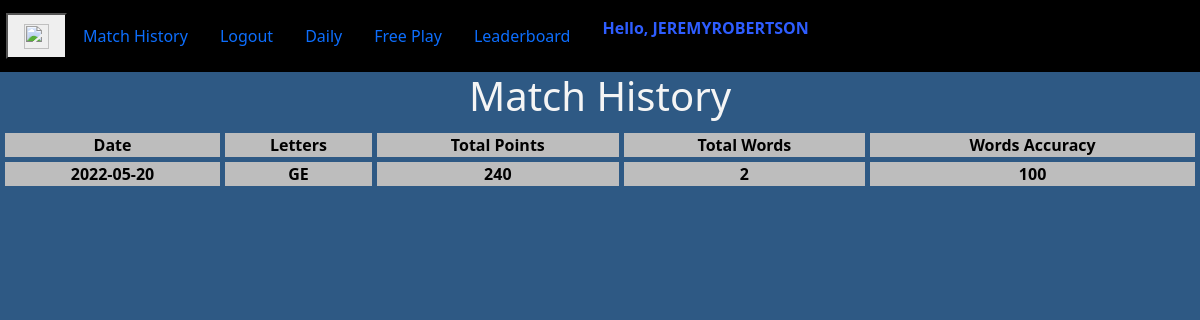
Page /matchHistory (signed in) on the earlier database version.
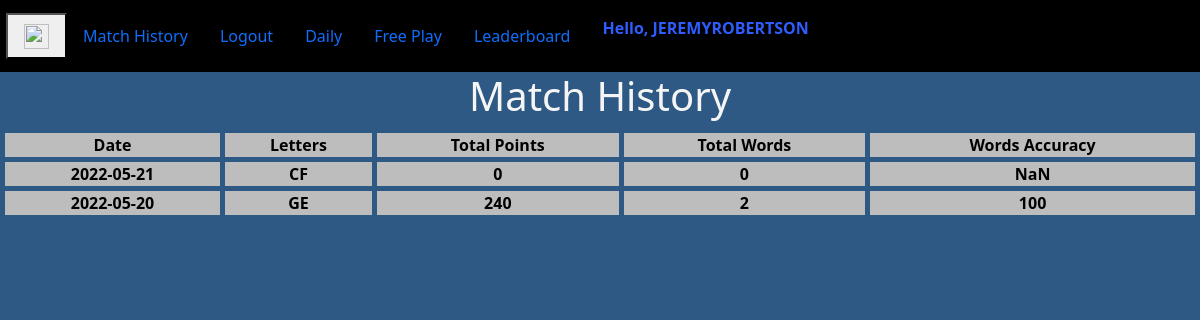
Same page on the later database version.
### app/models.py (models this page shows, shortened)
class User(UserMixin,db.Model):
    id = db.Column(db.Integer, primary_key=True)
    username = db.Column(db.String(64), index=True, unique=True)
    password_hash = db.Column(db.String(128))
    histories = db.relationship('History', backref='user')

class History(db.Model):
    id = db.Column(db.Integer, primary_key=True)
    user_id = db.Column(db.Integer, db.ForeignKey('user.id'))
    date = db.Column(db.DateTime, nullable=False)
    letters = db.Column(db.String(2), nullable=False)
    points = db.Column(db.Integer, nullable=False)
    totalWords = db.Column(db.Integer, nullable=False)
    wordAccuracy = db.Column(db.Integer,nullable=False)

### app/routes.py (the view)
@app.route('/matchHistory')
@login_required
def matchHistory():
    data = current_user.histories
    sortedData = []
    for i in data:
        sortedData.append(
        {
            "date":str(i.date.date()),
            "letters":i.letters,
            "points":i.points,
            "totalWords":i.totalWords,
            "wordAccuracy":i.wordAccuracy
        }
        )
    sortedData.sort(key=lambda x : x.get('date'), reverse=True)
    return render_template('matchHistory.html', data=sortedData, title="Match History")

### app/models.py (called while the page is built)
@login.user_loader
def load_user(id):
    return User.query.get(int(id))

### app/templates/matchHistory.html
{% extends "base.html" %}
{% block content %}
    <h1>Match History</h1>
    <table class="center" style="width: 100%">
        <tr>
            <th>Date</th>
            <th>Letters</th>
            <th>Total Points</th>
            <th>Total Words</th>
            <th>Words Accuracy</th>
        </tr>
        {% for item in data %}
            <tr>
                <th>{{ item.date }}</th>
                <th>{{ item.letters }}</th>
                <th>{{ item.points }}</th>
                <th>{{ item.totalWords }}</th>
                <th>{{ item.wordAccuracy }}</th>
            </tr>
        {% endfor %}
    </table>
{% endblock %}

### app/templates/base.html (shortened to what this page needs)
<!DOCTYPE html>
<html lang="en">
<head>
    <link rel="stylesheet" href="{{ url_for('static',filename='CSS/Styles.css') }}">
    <link rel="stylesheet" href="{{ url_for('static',filename='CSS/keyboard.css') }}">
    <link rel="stylesheet" href="{{ url_for('static',filename='CSS/Popup.css') }}">
    <link rel="stylesheet" href="{{ url_for('static',filename='CSS/countdown.css') }}">
    <link rel="stylesheet" href="{{ url_for('static',filename='CSS/startButton.css') }}">
    <link rel="stylesheet" href="{{ url_for('static',filename='CSS/timer.css') }}">
    <link href="https://cdn.jsdelivr.net/npm/bootstrap@5.0.2/dist/css/bootstrap.min.css" rel="stylesheet">
</head>
<body id="keys">
    <nav class="navbar navbar-expand-lg" id="nav">
        <button class="nav-link" type="button" onclick="imageChange()"> <img src="https://w7.pngwing.com/pngs/131/14/png-transparent-audio-mute-sound-speaker-volume-basic-web-elements-icon.png" id="myImg" width="25" height="25" /></button>
        {% if current_user.is_anonymous %}
            <a class="nav-link" href="{{ url_for('login') }}">LOGIN</a>
            <a class="nav-link" href="{{ url_for('register') }}">REGISTER</a>
        {% else %}
            <a class="nav-link" href="{{ url_for('matchHistory') }}">Match History</a>
            <a class="nav-link" href="{{ url_for('logout') }}">Logout</a>
            <a class="nav-link" href="{{ url_for('daily') }}">Daily</a>
        {% endif %}
            <a class="nav-link" href="{{ url_for('free_play') }}">Free Play</a>
            <a class="nav-link" href="{{ url_for('leaderboard') }}">Leaderboard</a>
        {% if not current_user.is_anonymous %}
            <p class="nav-link" id="user"> Hello, {{current_user.username}} </p>
        {% endif %}
    </nav>
    {% block content %}
    {% endblock %}
</body>
</html>

### app/static/CSS/Styles.css (style rules this page uses)
body { text-align: center; }
#keys { background-color: #2E5984; }
html { background-color: #2E5984; }
h1 { color: whitesmoke; }
nav { background-color: black; padding-left: 0.5%; }
table.center { color: black; margin-left: auto; margin-right: auto; border-collapse: separate; border-spacing: 5px; }
th, td { background-color: #bdbdbd; }
#user { color: #2e5dff; font-weight: bold; }
#myImg { width: 25px; height: 25px; }

### app/static/CSS/Popup.css (style rules this page uses)
*, *:before, *:after { padding: 0; margin: 0; box-sizing: border-box; }

Differences in the rows shown:
added History: date "2022-05-21", letters "CF", points "0", totalWords "0", wordAccuracy "NaN"
